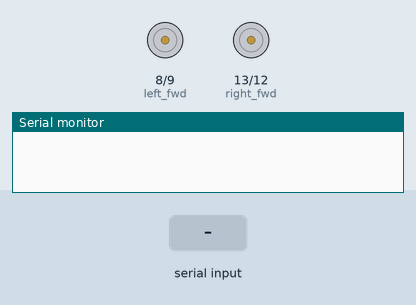
This sketch was run on a simulated Arduino Uno, built with avr-gcc and run on an emulated ATmega328P. On the bench: motor-driver pin pairs drawn as motors (green arrow = first pin HIGH = forward, orange = second pin HIGH = backward, longer = more drive, scaled by the enable pin), the last lines printed to the serial monitor. Inputs (shaded band) come from the test bench.

Above: at 1.2 s.
1.3 s: "1" received over the second serial link
At 2.5 s:
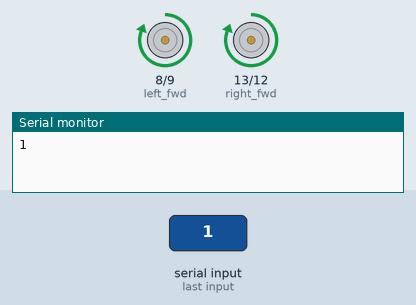
2.8 s: "5" received over the second serial link
At 3.3 s:
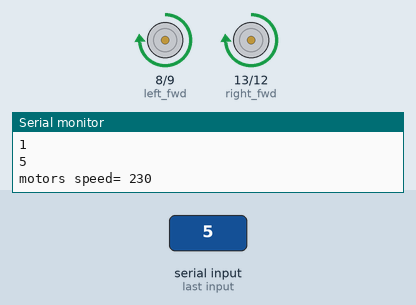
4.3 s: "2" received over the second serial link
At 4.8 s:
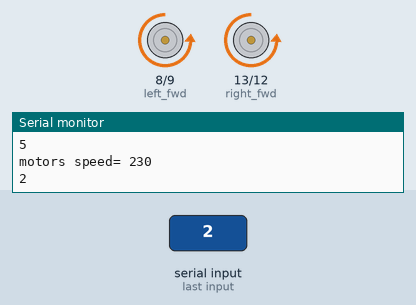
5.8 s: "3" received over the second serial link
At 7.0 s:
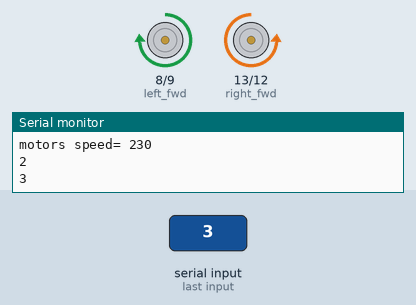
7.3 s: "4" received over the second serial link
At 8.3 s:
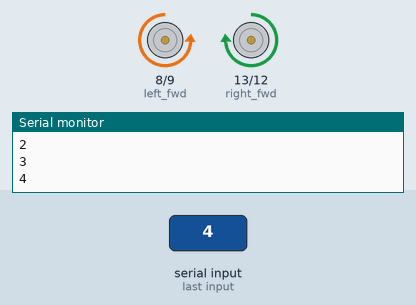
8.8 s: "6" received over the second serial link
At 10.2 s:
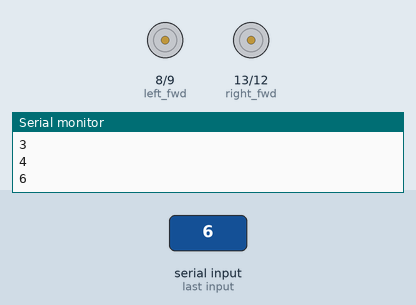
Timing chart, 0 to 11.3 s (numbered marks = the images above; inputs shaded):
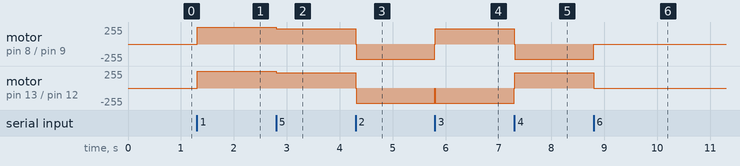

The sketch:

bluetooth_controlled_car.ino
```cpp
/*
bluetooth controlled car
*/
#include<SoftwareSerial.h>
SoftwareSerial bt_communication(6, 7); // rx tx
#define left_fwd 8
#define left_back 9
#define left_speed 10

#define right_fwd 13
#define right_back 12
#define right_speed 11

int motors_speed = 255;
byte last_process;

void setup(){
    pinMode(left_fwd, OUTPUT);
    pinMode(right_fwd, OUTPUT);
    pinMode(left_back, OUTPUT);
    pinMode(right_back, OUTPUT);
    pinMode(left_speed, OUTPUT);
    pinMode(right_speed, OUTPUT);

    Serial.begin(9600);
    bt_communication.begin(9600);
}

void loop(){
    if (bt_communication.available()){
        char data = bt_communication.read();
        Serial.println(data);
        if (data == '1'){
            stop();
            delay(10);
            forward();
            last_process = 1;
        }
        else if (data == '2'){
            stop();
            delay(10);
            back();
            last_process = 2;
        }
        else if (data == '3'){
            stop();
            delay(10);
            left();
            last_process = 3;
        }
        else if (data == '4'){
            stop();
            delay(10);
            right();
            last_process = 4;
        }
        else if (data == '6'){
            stop();
        }
        else if (data == '0'){
            motors_speed = motors_speed + 25;
            if (motors_speed > 255){
               motors_speed = 255;
            }
            Serial.print("motors speed= ");
            Serial.println(motors_speed);
            continue_last_process();
        }
        else if (data == '5'){
            motors_speed = motors_speed - 25;
            if (motors_speed < 0){
               motors_speed = 0;
            }
            Serial.print("motors speed= ");
            Serial.println(motors_speed);
            continue_last_process();
        }
    }
}

void forward(){
    digitalWrite(left_fwd, 1);
    digitalWrite(right_fwd, 1);
    digitalWrite(left_back, 0);
    digitalWrite(right_back, 0);
    analogWrite(left_speed, motors_speed);
    analogWrite(right_speed, motors_speed);
}

void back(){
    digitalWrite(left_fwd, 0);
    digitalWrite(right_fwd, 0);
    digitalWrite(left_back, 1);
    digitalWrite(right_back, 1);
    analogWrite(left_speed, motors_speed);
    analogWrite(right_speed, motors_speed);
}

void left(){
    digitalWrite(left_fwd, 1);
    digitalWrite(right_fwd, 0);
    digitalWrite(left_back, 0);
    digitalWrite(right_back, 1);
    analogWrite(left_speed, motors_speed);
    analogWrite(right_speed, motors_speed);
}

void right(){
    digitalWrite(left_fwd, 0);
    digitalWrite(right_fwd, 1);
    digitalWrite(left_back, 1);
    digitalWrite(right_back, 0);
    analogWrite(left_speed, motors_speed);
    analogWrite(right_speed, motors_speed);
}

void stop(){
    digitalWrite(left_fwd, 0);
    digitalWrite(right_fwd, 0);
    digitalWrite(left_back, 0);
    digitalWrite(right_back, 0);
    analogWrite(left_speed, 0);
    analogWrite(right_speed, 0);
}

void continue_last_process(){
    if (last_process == 1)
      forward();

    else if (last_process == 2)
      back();

    else if (last_process == 3)
      left();

    else if (last_process == 4)
      right();
}
```

Measured:
- after the input at 1.3 s, motor on pin 8 (left_fwd) / pin 9 (left_back), motor on pin 13 (right_fwd) / pin 12 (right_back): stopped → forward 255/255 at once
- after the input at 2.8 s, motor on pin 8 (left_fwd) / pin 9 (left_back), motor on pin 13 (right_fwd) / pin 12 (right_back): forward 255/255 → forward 230/255 at once
- after the input at 4.3 s, motor on pin 8 (left_fwd) / pin 9 (left_back), motor on pin 13 (right_fwd) / pin 12 (right_back): forward 230/255 → backward 230/255 at once
- after the input at 5.8 s, motor on pin 8 (left_fwd) / pin 9 (left_back): backward 230/255 → forward 230/255 at once; motor on pin 13 (right_fwd) / pin 12 (right_back): backward 230/255 → stopped at once, → backward 230/255 0.01 s later
- after the input at 7.3 s, motor on pin 8 (left_fwd) / pin 9 (left_back): forward 230/255 → backward 230/255 at once; motor on pin 13 (right_fwd) / pin 12 (right_back): backward 230/255 → forward 230/255 at once
- after the input at 8.8 s, motor on pin 8 (left_fwd) / pin 9 (left_back): backward 230/255 → stopped at once; motor on pin 13 (right_fwd) / pin 12 (right_back): forward 230/255 → stopped at once
